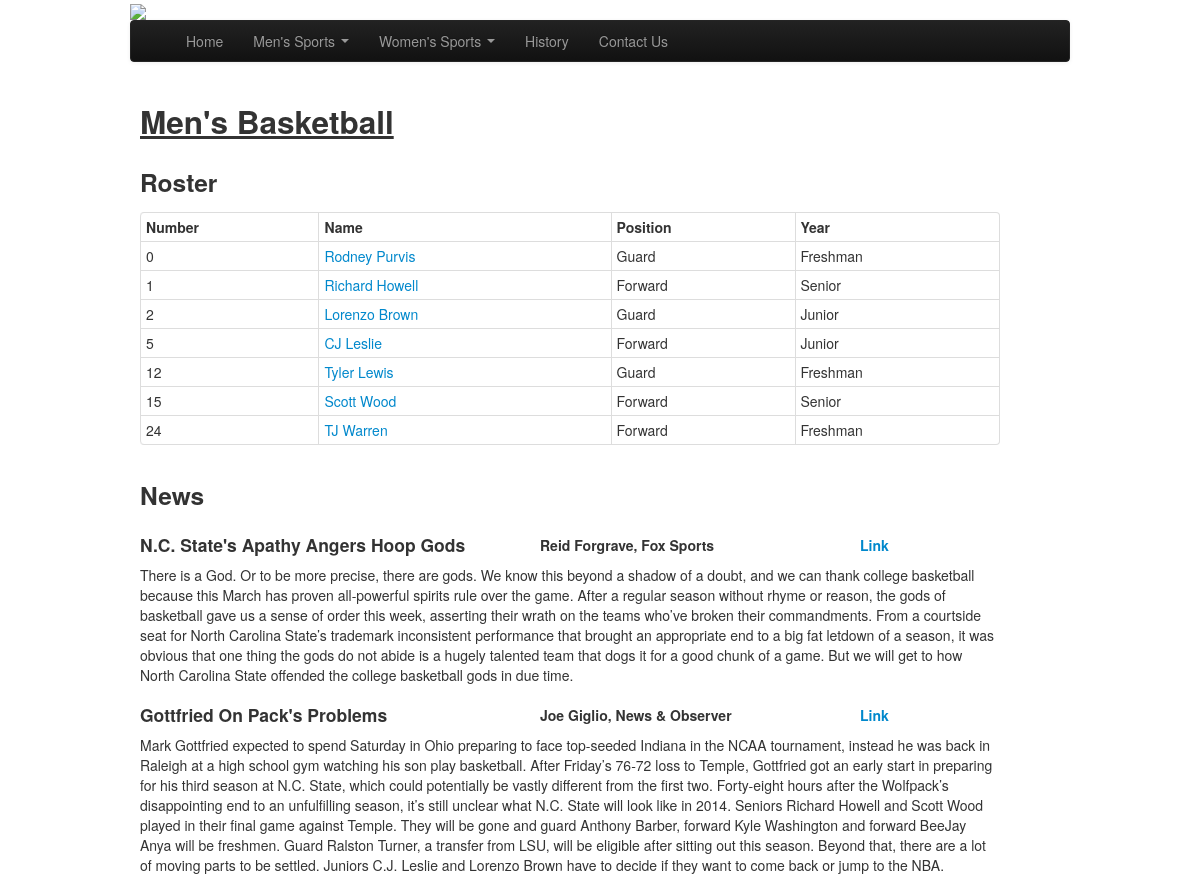
The app's page /team/1/ with its own data.
### roster/models.py (models this page shows, shortened)
class Team(models.Model):
    team = models.CharField(unique=False, max_length=50)
    wins = models.IntegerField(unique=False,max_length=3)
    losses = models.IntegerField(unique=False,max_length=3)
    accWins = models.IntegerField(unique=False,max_length=3)
    accLoss = models.IntegerField(unique=False,max_length=3)

class Player(models.Model):
    team = models.ForeignKey('Team')
    name = models.CharField(unique=False, max_length=50)
    number = models.IntegerField(unique=True,max_length=2)
    height = models.IntegerField(unique=False, max_length=4)
    weight = models.IntegerField(max_length=3)
    position = models.CharField(max_length=7)
    year = models.CharField(max_length=10)
    hometown = models.CharField(max_length=50)
    state = models.CharField(max_length=50)
    high_school = models.CharField(max_length=100)
    image_url = models.CharField(max_length=100)
    bio = models.CharField(max_length=2000)
    class Meta(object):
        ordering = ('number','name')

class News(models.Model):
    headline = models.CharField(max_length=100)
    article = models.CharField(max_length=2000)
    author = models.CharField(max_length=100)
    org = models.CharField(max_length=200)
    link = models.CharField(max_length=200)
    team = models.ForeignKey(Team)

### roster/views.py (the view)
# urls.py: url(r'^team/(\d+)/$',views.team,name='roster_team'),
def team(request,pk):
    team = get_object_or_404(Team,id=pk)
    player = Player.objects.values().filter(team=1)
    news = News.objects.values()
    context = {
            'team': team, 'news':news, 'player':player
            }
    return render(request,"roster/team.html", context)

### roster/templates/roster/team.html (shortened to what this page needs)
{% extends "base.html" %}
{% block content %}
<div class="container">
    <img src="{{STATIC_URL}}img/NCSTATE.png"/>
</div>
<div class="navbar-wrapper">
    <div class="container">
        <div class="navbar navbar-inverse">
        	<div class="navbar-inner">
        		<a href="#" class="brand"></a>
        		<ul class="nav">
                            <li><a href="/">Home</a></li>
            		    <li class="dropdown">
            			<a href="#" class="dropdown-toggle" data-toggle="dropdown">
        				Men's Sports
        			<b class="caret"></b>
        			</a>
                            </li>
                            <li class="dropdown">
                                <a href="#" class="dropdown-toggle" data-toggle="dropdown">
                                    Women's Sports
                                    <b class="caret"></b>
                                </a>
                            </li>
                            <li><a href="#">History</a></li>
                            <li><a href="#">Contact Us</a></li>
                        </ul>
                </div>
        </div>
    </div>
</div>
<div class="container" style="background:white">
    <div class="span12" style="margin: 10px 10px 10px 10px;">
        <div class="row-fluid">
            <div class="span4">
                <h2 style="text-decoration: underline;">
                {{team.team}}
                </h2>
            </div>
        </div>
        <div class="row-fluid">
            <div class="span11">
                <h3>Roster</h3>
            </div>
            <div class="row-fluid">
                <div class="span11">
                    <table class="table table-condensed table-hover table-bordered">
                        <thead>
                            <tr>
                                <th>
                                    Number
                                </th>
                                <th>
                                    Name
                                </th>
                                <th>
                                    Position
                                </th>
                                <th>
                                    Year
                                </th>
                            </tr>
                        </thead>
                        <tbody>
                            {% for player in player %}
                            <tr>
                                <td>
                                    {{player.number}}
                                </td>
                                <td>
                                    <a href="/player/{{player.id}}/">{{player.name}}</a>
                                </td>
                                <td>
                                    {{player.position}}
                                </td>
                                <td>
                                    {{player.year}}
                                </td>
                            </tr>
                            {% endfor %}
                        </tbody>
                    </table>
                </div>
            </div>
        </div>
        <div class="row-fluid">
                    <div class="row-fluid">
                        <div class="span11">
                            <h3>News</h3>
                        </div>
                    </div>
                    {% for news in news %}
                    <div class="row-fluid">
                        <div class="span5">
                            <h4>
                                {{news.headline}}
                            </h4>
                        </div>
                        <div class="span4">
                            <h5>
                                {{news.author}}, {{news.org}}
                            </h5>
                        </div>
                        <div class="span2">
                            <a href="{{news.link}}"><h5>Link</h5></a>
                        </div>
                    </div>
                    <div class="row-fluid">
                        <div class="span11">
                            <p>
                            {{news.article}}
                            </p>
                        </div>
                    </div>
                {% endfor %}
        </div>
    </div>
</div>
{% endblock %}

### teamproject/templates/base.html (shortened to what this page needs)
<!DOCTYPE html>
<html>
<head>
    <link href="{{ STATIC_URL }}css/bootstrap.css" rel="stylesheet"/>
    <link href="{{ STATIC_URL }}css/bootstrap.min.css" rel="stylesheet"/>
</head>
<body>
        {% block content %}
        {% endblock %}
</body>
</html>

### records on screen
Team: team "Men's Basketball"
Player: number "0", name "Rodney Purvis", position "Guard", year "Freshman"
Player: number "1", name "Richard Howell", position "Forward", year "Senior"
Player: number "2", name "Lorenzo Brown", position "Guard", year "Junior"
Player: number "5", name "CJ Leslie", position "Forward", year "Junior"
Player: number "12", name "Tyler Lewis", position "Guard", year "Freshman"
Player: number "15", name "Scott Wood", position "Forward", year "Senior"
Player: number "24", name "TJ Warren", position "Forward", year "Freshman"
News: headline "N.C. State's Apathy Angers Hoop Gods", author "Reid Forgrave", org "Fox Sports", article "There is a God. Or to be more precise, there are gods. We know this beyond a shadow of a doubt, and we can thank college basketball because this March has proven all-powerful spirits rule over the game. After a regular season without rhyme or reason, the gods of basketball gave us a sense of order this week, asserting their wrath on the teams who’ve broken their commandments. From a courtside seat for North Carolina State’s trademark inconsistent performance that brought an appropriate end to a big fat letdown of a season, it was obvious that one thing the gods do not abide is a hugely talented team that dogs it for a good chunk of a game. But we will get to how North Carolina State…"
News: headline "Gottfried On Pack's Problems", author "Joe Giglio", org "News & Observer", article "Mark Gottfried expected to spend Saturday in Ohio preparing to face top-seeded Indiana in the NCAA tournament, instead he was back in Raleigh at a high school gym watching his son play basketball. After Friday’s 76-72 loss to Temple, Gottfried got an early start in preparing for his third season at N.C. State, which could potentially be vastly different from the first two. Forty-eight hours after the Wolfpack’s disappointing end to an unfulfilling season, it’s still unclear what N.C. State will look like in 2014. Seniors Richard Howell and Scott Wood played in their final game against Temple. They will be gone and guard Anthony Barber, forward Kyle Washington and forward BeeJay Anya will be…"
